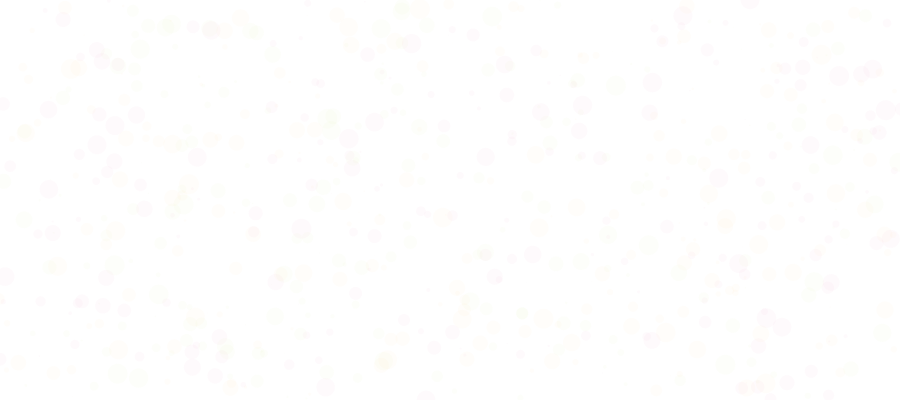
Frame 1 (no input)
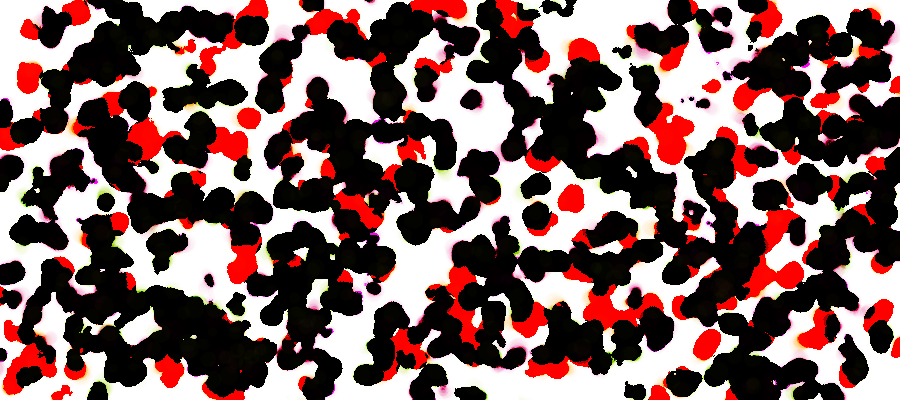
Frame 60 (the mouse pressed at the canvas centre just before this capture)
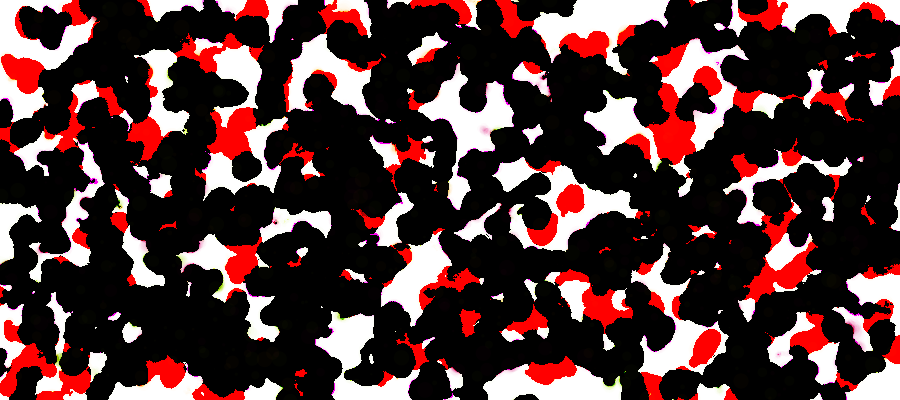
Frame 120 (the mouse held since frame 60 and released just before this capture)

The Processing sketch that drew these frames (run headless with seeded random() and noise(); from frame 60 on, the mouse is pressed at the canvas centre):

// Processing sketch: processing_21595
// ── processing_21595.pde

int num = 700;

Rwalk[] CAR = new Rwalk[num];
color[] Colors = new color[3];

void setup() {
  frameRate(1000);
  size (900, 400);
  background (255);
  smooth();
  noStroke();

  Colors[0] = color(216, 4, 80, 5);
  Colors[1] = color(131, 191, 0, 5);
  Colors[2] = color(242, 159, 5, 5);

  for (int i = 0; i < CAR.length; i++) {
    CAR[i] = new Rwalk();
  }
}

void draw() {
  blend(0, 0, width, height, 0, 0, width, height, BURN);
  for (int i = 0; i < CAR.length; i++) {
    CAR[i].update();
    CAR[i].display();
  }
}


class Rwalk {

  float x = random(0, width);
  float y = random(0, height);
  float Size = random(20);
  float SizeReset = -20;
  color colorPicker = Colors[floor(random(0,3))];

  Rwalk() {
  }

  void update() {

    x+=(random(-3, 3));
    y+=(random(-3, 3));
    Size+= 0.2;

    if (Size > 20) {
      Size = SizeReset;
    }
  }

  void display () {
    fill(colorPicker);
    ellipse(x, y, Size, Size);
  }
}
